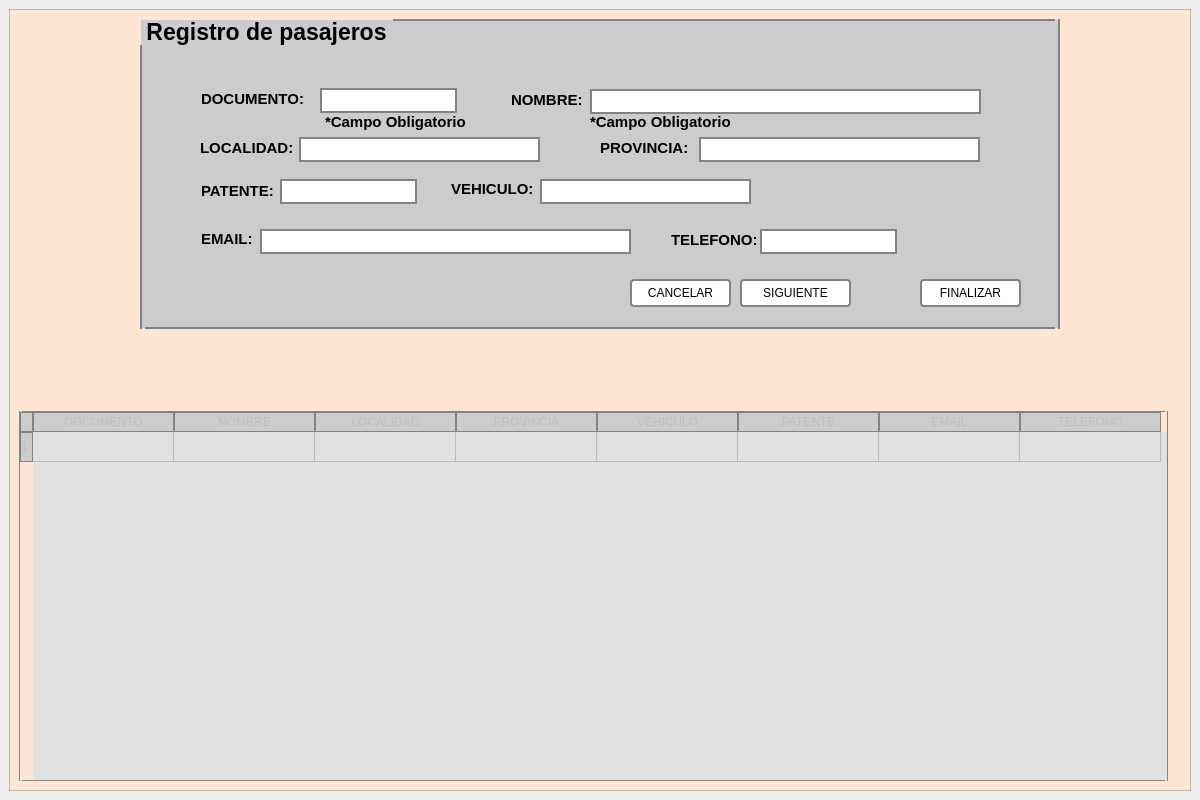
<?xml version="1.0" encoding="UTF-8"?>
<ui version="4.0">
 <class>MainWindow</class>
 <widget class="QMainWindow" name="MainWindow">
  <property name="geometry">
   <rect>
    <x>0</x>
    <y>0</y>
    <width>1200</width>
    <height>800</height>
   </rect>
  </property>
  <property name="minimumSize">
   <size>
    <width>1200</width>
    <height>800</height>
   </size>
  </property>
  <property name="maximumSize">
   <size>
    <width>1200</width>
    <height>800</height>
   </size>
  </property>
  <property name="windowTitle">
   <string>Ingreso de pasajeros</string>
  </property>
  <widget class="QWidget" name="centralwidget">
   <property name="styleSheet">
    <string notr="true">QFrame{
background-color: rgb(255, 230, 212)
}</string>
   </property>
   <layout class="QVBoxLayout" name="verticalLayout">
    <item>
     <widget class="QFrame" name="frame_registro">
      <property name="styleSheet">
       <string notr="true">QGroupBox{
	background-color: rgb(204, 204, 204);
	border-width: 2px;
	border-style: solid;
	border-color: rgb(131, 131, 131);
	border-radius: 5 px;
	margin-top: 4ex;
	margin-left: 2ex;
}

QGroupBox::title {
    subcontrol-origin: margin;
    subcontrol-position: top left; /* position at the top left */
    padding: 0 3px;
}

QTableView{
	background-color: rgb(225, 225, 225);
	border-width: 1px;
	border-style: solid;
	border-color: rgb(131, 131, 131);
	border-radius: 3 px;
}

QHeaderView::section{
	background-color: rgb(204, 204, 204);
	border: 1px solid rgb(131, 131, 131);
	border-style: solid;	
	font-size: bold 12px;
}

QTableWidget QTableCornerButton::section{
	background-color: rgb(204, 204, 204);
	border: 1px solid rgb(131, 131, 131);
}
QLabel::lbl_mensaje{
	background-color: rgb(255,0,0);
	foreground-color: rgb(255, 0, 0);
	font: 12pt &quot;Calibri&quot;;
}</string>
      </property>
      <property name="frameShape">
       <enum>QFrame::StyledPanel</enum>
      </property>
      <property name="frameShadow">
       <enum>QFrame::Raised</enum>
      </property>
      <layout class="QGridLayout" name="gridLayout">
       <item row="0" column="0">
        <spacer name="horizontalSpacer">
         <property name="orientation">
          <enum>Qt::Horizontal</enum>
         </property>
         <property name="sizeHint" stdset="0">
          <size>
           <width>102</width>
           <height>20</height>
          </size>
         </property>
        </spacer>
       </item>
       <item row="0" column="1">
        <widget class="QGroupBox" name="groupBox_pasajero">
         <property name="sizePolicy">
          <sizepolicy hsizetype="Fixed" vsizetype="Fixed">
           <horstretch>0</horstretch>
           <verstretch>0</verstretch>
          </sizepolicy>
         </property>
         <property name="minimumSize">
          <size>
           <width>920</width>
           <height>310</height>
          </size>
         </property>
         <property name="maximumSize">
          <size>
           <width>920</width>
           <height>310</height>
          </size>
         </property>
         <property name="font">
          <font>
           <pointsize>17</pointsize>
           <weight>75</weight>
           <bold>true</bold>
          </font>
         </property>
         <property name="styleSheet">
          <string notr="true">QLabel{
	font: bold 15px;
	background-color: rgb(204, 204, 204);
}



QLabel::lbl_mensaje2{
	background-color: rgb(255,255,255);
	color: rgb(255, 0, 0);
	font: 6pt &quot;Calibri&quot;;

}

QLineEdit{
	background-color: rgb(255,255,255);
	font: 12pt &quot;Calibri&quot;;
	border-width: 2px;
	border-style: solid;
	border-color: rgb(131, 131, 131)
}

QPushButton{
	background-color: rgb(255,255,255);
	font: 12pt &quot;Calibri&quot;;
	border-width: 2px;
	border-style: solid;
	border-color: rgb(131, 131, 131);
	border-radius: 4px;
}

QPushButton:hover{
	background-color: rgb(153, 142, 140);
	font: 75 italic 12pt &quot;Calibri&quot;;
	border-width: 2px;
	border-style: solid;
	border-color: rgb(131, 131, 131);
	border-radius: 4px;
}</string>
         </property>
         <property name="title">
          <string>Registro de pasajeros</string>
         </property>
         <property name="alignment">
          <set>Qt::AlignLeading|Qt::AlignLeft|Qt::AlignVCenter</set>
         </property>
         <property name="flat">
          <bool>true</bool>
         </property>
         <property name="checkable">
          <bool>false</bool>
         </property>
         <widget class="QLabel" name="label">
          <property name="geometry">
           <rect>
            <x>371</x>
            <y>72</y>
            <width>72</width>
            <height>18</height>
           </rect>
          </property>
          <property name="text">
           <string>NOMBRE:</string>
          </property>
          <property name="buddy">
           <cstring>lineEdit_nombre</cstring>
          </property>
         </widget>
         <widget class="QLineEdit" name="lineEdit_nombre">
          <property name="geometry">
           <rect>
            <x>450</x>
            <y>70</y>
            <width>391</width>
            <height>25</height>
           </rect>
          </property>
          <property name="maxLength">
           <number>50</number>
          </property>
          <property name="cursorPosition">
           <number>0</number>
          </property>
         </widget>
         <widget class="QLabel" name="label_2">
          <property name="geometry">
           <rect>
            <x>61</x>
            <y>71</y>
            <width>104</width>
            <height>18</height>
           </rect>
          </property>
          <property name="text">
           <string>DOCUMENTO:</string>
          </property>
          <property name="buddy">
           <cstring>lineEdit_dni</cstring>
          </property>
         </widget>
         <widget class="QLineEdit" name="lineEdit_dni">
          <property name="geometry">
           <rect>
            <x>180</x>
            <y>69</y>
            <width>137</width>
            <height>25</height>
           </rect>
          </property>
          <property name="maxLength">
           <number>8</number>
          </property>
         </widget>
         <widget class="QLabel" name="label_3">
          <property name="geometry">
           <rect>
            <x>60</x>
            <y>120</y>
            <width>94</width>
            <height>18</height>
           </rect>
          </property>
          <property name="text">
           <string>LOCALIDAD:</string>
          </property>
          <property name="buddy">
           <cstring>lineEdit_localidad</cstring>
          </property>
         </widget>
         <widget class="QLineEdit" name="lineEdit_localidad">
          <property name="geometry">
           <rect>
            <x>159</x>
            <y>118</y>
            <width>241</width>
            <height>25</height>
           </rect>
          </property>
          <property name="maxLength">
           <number>30</number>
          </property>
          <property name="cursorPosition">
           <number>0</number>
          </property>
         </widget>
         <widget class="QLabel" name="label_4">
          <property name="geometry">
           <rect>
            <x>460</x>
            <y>120</y>
            <width>94</width>
            <height>18</height>
           </rect>
          </property>
          <property name="text">
           <string>PROVINCIA:</string>
          </property>
          <property name="buddy">
           <cstring>lineEdit_provincia</cstring>
          </property>
         </widget>
         <widget class="QLineEdit" name="lineEdit_provincia">
          <property name="geometry">
           <rect>
            <x>559</x>
            <y>118</y>
            <width>281</width>
            <height>25</height>
           </rect>
          </property>
          <property name="maxLength">
           <number>30</number>
          </property>
          <property name="cursorPosition">
           <number>0</number>
          </property>
          <property name="alignment">
           <set>Qt::AlignLeading|Qt::AlignLeft|Qt::AlignVCenter</set>
          </property>
         </widget>
         <widget class="QLabel" name="label_5">
          <property name="geometry">
           <rect>
            <x>61</x>
            <y>163</y>
            <width>73</width>
            <height>18</height>
           </rect>
          </property>
          <property name="text">
           <string>PATENTE:</string>
          </property>
          <property name="buddy">
           <cstring>lineEdit_patente</cstring>
          </property>
         </widget>
         <widget class="QLineEdit" name="lineEdit_patente">
          <property name="geometry">
           <rect>
            <x>140</x>
            <y>160</y>
            <width>137</width>
            <height>25</height>
           </rect>
          </property>
          <property name="maxLength">
           <number>8</number>
          </property>
          <property name="cursorPosition">
           <number>0</number>
          </property>
          <property name="alignment">
           <set>Qt::AlignLeading|Qt::AlignLeft|Qt::AlignVCenter</set>
          </property>
         </widget>
         <widget class="QLabel" name="label_6">
          <property name="geometry">
           <rect>
            <x>61</x>
            <y>211</y>
            <width>53</width>
            <height>18</height>
           </rect>
          </property>
          <property name="text">
           <string>EMAIL:</string>
          </property>
          <property name="buddy">
           <cstring>lineEdit_email</cstring>
          </property>
         </widget>
         <widget class="QLineEdit" name="lineEdit_email">
          <property name="geometry">
           <rect>
            <x>120</x>
            <y>210</y>
            <width>371</width>
            <height>25</height>
           </rect>
          </property>
          <property name="maxLength">
           <number>50</number>
          </property>
          <property name="cursorPosition">
           <number>0</number>
          </property>
         </widget>
         <widget class="QLabel" name="label_7">
          <property name="geometry">
           <rect>
            <x>311</x>
            <y>161</y>
            <width>84</width>
            <height>18</height>
           </rect>
          </property>
          <property name="text">
           <string>VEHICULO:</string>
          </property>
          <property name="buddy">
           <cstring>lineEdit_vehiculo</cstring>
          </property>
         </widget>
         <widget class="QLineEdit" name="lineEdit_vehiculo">
          <property name="geometry">
           <rect>
            <x>400</x>
            <y>160</y>
            <width>211</width>
            <height>25</height>
           </rect>
          </property>
          <property name="maxLength">
           <number>30</number>
          </property>
          <property name="cursorPosition">
           <number>0</number>
          </property>
          <property name="alignment">
           <set>Qt::AlignLeading|Qt::AlignLeft|Qt::AlignVCenter</set>
          </property>
         </widget>
         <widget class="QLabel" name="label_8">
          <property name="geometry">
           <rect>
            <x>531</x>
            <y>212</y>
            <width>86</width>
            <height>18</height>
           </rect>
          </property>
          <property name="text">
           <string>TELEFONO:</string>
          </property>
          <property name="buddy">
           <cstring>lineEdit_telefono</cstring>
          </property>
         </widget>
         <widget class="QLineEdit" name="lineEdit_telefono">
          <property name="geometry">
           <rect>
            <x>620</x>
            <y>210</y>
            <width>137</width>
            <height>25</height>
           </rect>
          </property>
          <property name="maxLength">
           <number>15</number>
          </property>
          <property name="cursorPosition">
           <number>0</number>
          </property>
          <property name="alignment">
           <set>Qt::AlignLeading|Qt::AlignLeft|Qt::AlignVCenter</set>
          </property>
         </widget>
         <widget class="QPushButton" name="btn_cancelar">
          <property name="geometry">
           <rect>
            <x>490</x>
            <y>260</y>
            <width>101</width>
            <height>28</height>
           </rect>
          </property>
          <property name="text">
           <string>CANCELAR</string>
          </property>
         </widget>
         <widget class="QPushButton" name="btn_siguiente">
          <property name="geometry">
           <rect>
            <x>600</x>
            <y>260</y>
            <width>111</width>
            <height>28</height>
           </rect>
          </property>
          <property name="text">
           <string>SIGUIENTE</string>
          </property>
         </widget>
         <widget class="QPushButton" name="btn_finalizar">
          <property name="geometry">
           <rect>
            <x>780</x>
            <y>260</y>
            <width>101</width>
            <height>28</height>
           </rect>
          </property>
          <property name="text">
           <string>FINALIZAR</string>
          </property>
         </widget>
         <widget class="QLabel" name="lbl_mensaje">
          <property name="geometry">
           <rect>
            <x>185</x>
            <y>95</y>
            <width>161</width>
            <height>16</height>
           </rect>
          </property>
          <property name="palette">
           <palette>
            <active>
             <colorrole role="Button">
              <brush brushstyle="SolidPattern">
               <color alpha="255">
                <red>204</red>
                <green>204</green>
                <blue>204</blue>
               </color>
              </brush>
             </colorrole>
             <colorrole role="Base">
              <brush brushstyle="SolidPattern">
               <color alpha="255">
                <red>204</red>
                <green>204</green>
                <blue>204</blue>
               </color>
              </brush>
             </colorrole>
             <colorrole role="Window">
              <brush brushstyle="SolidPattern">
               <color alpha="255">
                <red>204</red>
                <green>204</green>
                <blue>204</blue>
               </color>
              </brush>
             </colorrole>
            </active>
            <inactive>
             <colorrole role="Button">
              <brush brushstyle="SolidPattern">
               <color alpha="255">
                <red>204</red>
                <green>204</green>
                <blue>204</blue>
               </color>
              </brush>
             </colorrole>
             <colorrole role="Base">
              <brush brushstyle="SolidPattern">
               <color alpha="255">
                <red>204</red>
                <green>204</green>
                <blue>204</blue>
               </color>
              </brush>
             </colorrole>
             <colorrole role="Window">
              <brush brushstyle="SolidPattern">
               <color alpha="255">
                <red>204</red>
                <green>204</green>
                <blue>204</blue>
               </color>
              </brush>
             </colorrole>
            </inactive>
            <disabled>
             <colorrole role="Button">
              <brush brushstyle="SolidPattern">
               <color alpha="255">
                <red>204</red>
                <green>204</green>
                <blue>204</blue>
               </color>
              </brush>
             </colorrole>
             <colorrole role="Base">
              <brush brushstyle="SolidPattern">
               <color alpha="255">
                <red>204</red>
                <green>204</green>
                <blue>204</blue>
               </color>
              </brush>
             </colorrole>
             <colorrole role="Window">
              <brush brushstyle="SolidPattern">
               <color alpha="255">
                <red>204</red>
                <green>204</green>
                <blue>204</blue>
               </color>
              </brush>
             </colorrole>
            </disabled>
           </palette>
          </property>
          <property name="font">
           <font>
            <pointsize>-1</pointsize>
            <weight>75</weight>
            <italic>false</italic>
            <bold>true</bold>
           </font>
          </property>
          <property name="text">
           <string>*Campo Obligatorio</string>
          </property>
         </widget>
         <widget class="QLabel" name="lbl_mensaje_2">
          <property name="geometry">
           <rect>
            <x>450</x>
            <y>95</y>
            <width>161</width>
            <height>16</height>
           </rect>
          </property>
          <property name="text">
           <string>*Campo Obligatorio</string>
          </property>
         </widget>
        </widget>
       </item>
       <item row="0" column="2">
        <spacer name="horizontalSpacer_2">
         <property name="orientation">
          <enum>Qt::Horizontal</enum>
         </property>
         <property name="sizeHint" stdset="0">
          <size>
           <width>112</width>
           <height>20</height>
          </size>
         </property>
        </spacer>
       </item>
       <item row="1" column="1">
        <spacer name="verticalSpacer_2">
         <property name="orientation">
          <enum>Qt::Vertical</enum>
         </property>
         <property name="sizeHint" stdset="0">
          <size>
           <width>20</width>
           <height>212</height>
          </size>
         </property>
        </spacer>
       </item>
       <item row="2" column="0" colspan="3">
        <widget class="QTableWidget" name="tabla_mostrar_pasajeros">
         <property name="enabled">
          <bool>false</bool>
         </property>
         <property name="minimumSize">
          <size>
           <width>1149</width>
           <height>370</height>
          </size>
         </property>
         <property name="maximumSize">
          <size>
           <width>1149</width>
           <height>16777215</height>
          </size>
         </property>
         <property name="sizeAdjustPolicy">
          <enum>QAbstractScrollArea::AdjustToContents</enum>
         </property>
         <property name="rowCount">
          <number>1</number>
         </property>
         <attribute name="horizontalHeaderDefaultSectionSize">
          <number>141</number>
         </attribute>
         <attribute name="horizontalHeaderHighlightSections">
          <bool>true</bool>
         </attribute>
         <attribute name="horizontalHeaderMinimumSectionSize">
          <number>141</number>
         </attribute>
         <attribute name="horizontalHeaderShowSortIndicator" stdset="0">
          <bool>false</bool>
         </attribute>
         <attribute name="horizontalHeaderStretchLastSection">
          <bool>false</bool>
         </attribute>
         <attribute name="verticalHeaderVisible">
          <bool>true</bool>
         </attribute>
         <attribute name="verticalHeaderCascadingSectionResizes">
          <bool>false</bool>
         </attribute>
         <row/>
         <column>
          <property name="text">
           <string>DOCUMENTO</string>
          </property>
         </column>
         <column>
          <property name="text">
           <string>NOMBRE</string>
          </property>
         </column>
         <column>
          <property name="text">
           <string>LOCALIDAD</string>
          </property>
         </column>
         <column>
          <property name="text">
           <string>PROVINCIA</string>
          </property>
         </column>
         <column>
          <property name="text">
           <string>VEHICULO</string>
          </property>
         </column>
         <column>
          <property name="text">
           <string>PATENTE</string>
          </property>
         </column>
         <column>
          <property name="text">
           <string>EMAIL</string>
          </property>
         </column>
         <column>
          <property name="text">
           <string>TELEFONO</string>
          </property>
         </column>
        </widget>
       </item>
      </layout>
     </widget>
    </item>
   </layout>
  </widget>
 </widget>
 <tabstops>
  <tabstop>lineEdit_dni</tabstop>
  <tabstop>lineEdit_nombre</tabstop>
  <tabstop>lineEdit_localidad</tabstop>
  <tabstop>lineEdit_provincia</tabstop>
  <tabstop>lineEdit_patente</tabstop>
  <tabstop>lineEdit_vehiculo</tabstop>
  <tabstop>lineEdit_email</tabstop>
  <tabstop>lineEdit_telefono</tabstop>
  <tabstop>btn_cancelar</tabstop>
  <tabstop>btn_siguiente</tabstop>
  <tabstop>btn_finalizar</tabstop>
  <tabstop>tabla_mostrar_pasajeros</tabstop>
 </tabstops>
 <resources/>
 <connections/>
</ui>
